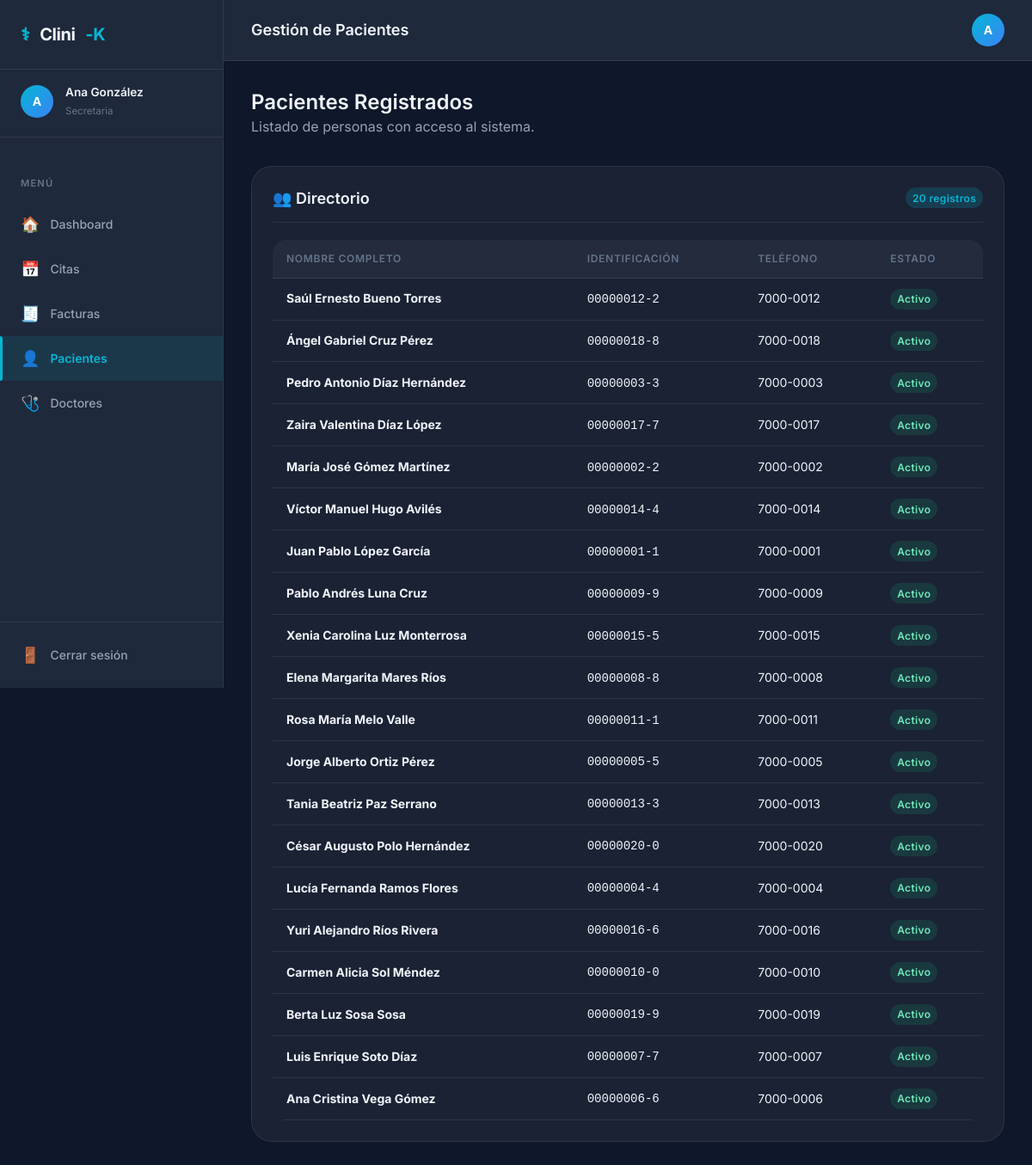
Before: /pacientes (signed in) with the older database file.
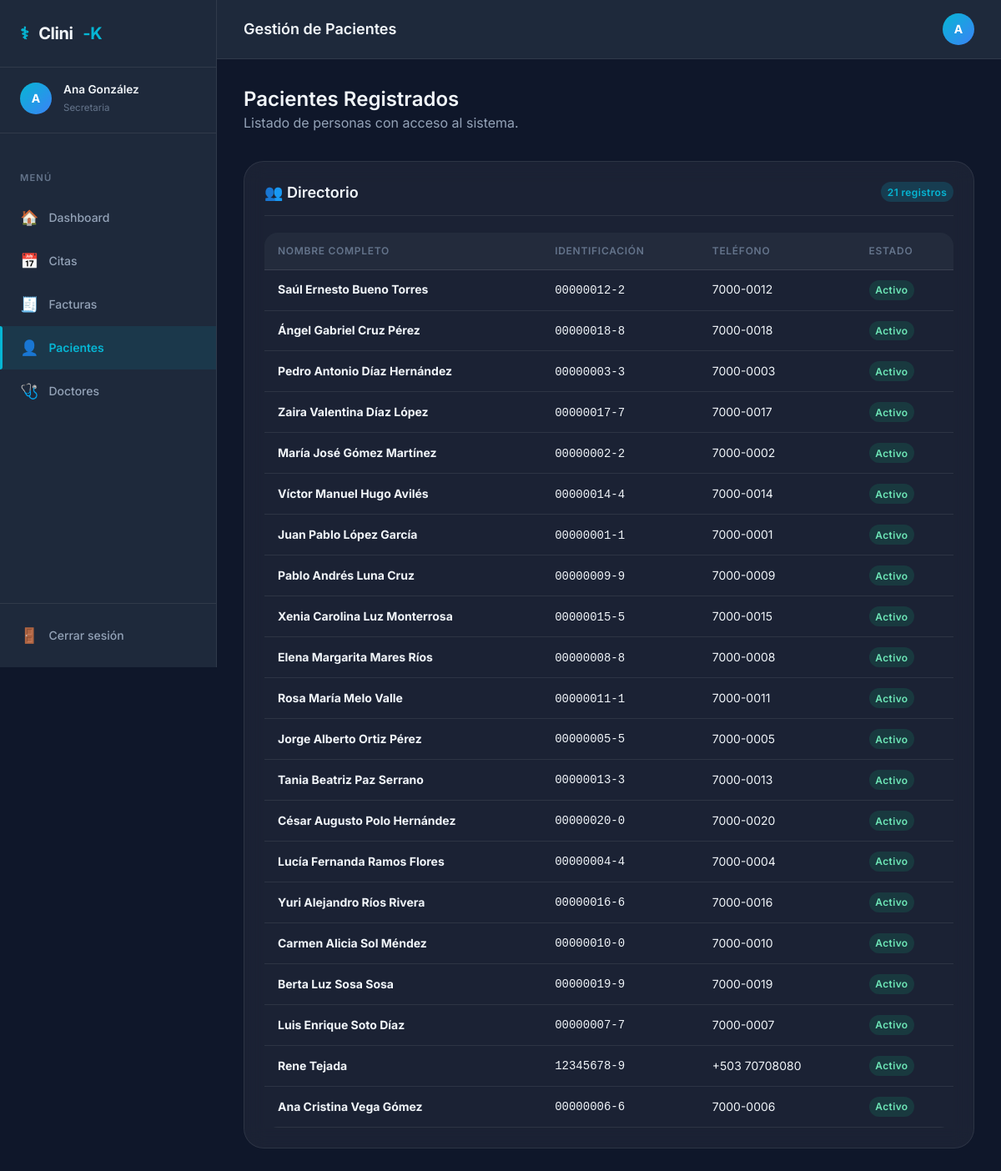
After: the same page with the newer database file.
### tables this page shows
CREATE TABLE `paciente` (
  `id_paciente` int(11) NOT NULL,
  `primer_nombre` varchar(50) NOT NULL,
  `segundo_nombre` varchar(50) DEFAULT NULL,
  `primer_apellido` varchar(50) NOT NULL,
  `segundo_apellido` varchar(50) DEFAULT NULL,
  `telefono` varchar(15) DEFAULT NULL,
  `fecha_nacimiento` date NOT NULL,
  `numeroIdentificacion` varchar(15) NOT NULL,
  `id_estado` int(11) DEFAULT 8,
  `fecha_creacion` timestamp NOT NULL DEFAULT current_timestamp()
);

CREATE TABLE `estado` (
  `id_estado` int(11) NOT NULL,
  `nombre` varchar(50) NOT NULL
);

### src/Controllers/Web/BaseController.php (called while the page is built, shortened)
<?php
abstract class BaseController
{
    protected function render(string $viewPath, array $data = []): void
    {
        extract($data, EXTR_SKIP);
        $fullPath = dirname(__DIR__, 3) . '/views/' . $viewPath . '.php';
        include $fullPath;
    }
}

### src/Controllers/Web/PacienteController.php (called while the page is built, shortened)
<?php
class PacienteController extends BaseController
{
    private DashboardRepository $dashRepo;
    public function __construct()
    {
        $this->dashRepo = new DashboardRepository();
    }
    public function lista(): void
    {
        $pacientes = $this->dashRepo->getAllPacientesActivos();
        $this->render('secretaria/pacientes', compact('pacientes', 'bp'));
    }
}

### src/Config/Database.php (called while the page is built, shortened)
<?php
class Database
{
    private static ?Database $instance = null;
    private PDO $pdo;
    private function __construct()
    {
        $dsn = sprintf(
            'mysql:host=%s;port=%s;dbname=%s;charset=%s',
            self::DB_HOST,
            self::DB_PORT,
            self::DB_NAME,
            self::DB_CHARSET
        );
        $options = [
            PDO::ATTR_ERRMODE            => PDO::ERRMODE_EXCEPTION,
            PDO::ATTR_DEFAULT_FETCH_MODE => PDO::FETCH_ASSOC,
            PDO::ATTR_EMULATE_PREPARES   => false,
            PDO::MYSQL_ATTR_INIT_COMMAND => "SET NAMES utf8mb4 COLLATE utf8mb4_unicode_ci",
        ];
        $this->pdo = new PDO($dsn, self::DB_USER, self::DB_PASS, $options);
    }
    public static function getInstance(): Database
    {
        if (self::$instance === null) {
            self::$instance = new self();
        }
        return self::$instance;
    }
    public function getConnection(): PDO
    {
        return $this->pdo;
    }
}

### src/Repositories/DashboardRepository.php (called while the page is built, shortened)
<?php
class DashboardRepository
{
    private PDO $db;
    public function __construct()
    {
        $this->db = Database::getInstance()->getConnection();
    }
    public function getAllPacientesActivos(): array
    {
        $sql = "SELECT p.id_paciente,
                       CONCAT(p.primer_nombre, ' ', COALESCE(p.segundo_nombre,''), ' ',
                              p.primer_apellido, ' ', COALESCE(p.segundo_apellido,'')) AS nombre_completo,
                       p.numeroIdentificacion,
                       p.telefono,
                       e.nombre AS estado
                FROM   paciente p
                INNER JOIN estado e ON p.id_estado = e.id_estado
                WHERE  p.id_estado = 8
                ORDER  BY p.primer_apellido ASC";
        $stmt = $this->db->prepare($sql);
        $stmt->execute();
        return $stmt->fetchAll(PDO::FETCH_ASSOC);
    }
}

### views/secretaria/pacientes.php (the view, shortened to what the changed rows need)
<?php
include __DIR__ . '/../layout/head.php';
?>
<header class="topbar">
    <h1 class="topbar-title">Gestión de Pacientes</h1>
    <div class="topbar-actions">
        <div class="user-avatar"><?= strtoupper(substr($_SESSION['nombre'] ?? 'S', 0, 1)) ?></div>
    </div>
</header>
<main class="page-content">
    <div class="page-header">
        <h2>Pacientes Registrados</h2>
        <p class="text-secondary">Listado de personas con acceso al sistema.</p>
    </div>
    <div class="card">
        <div class="card-header">
            <h3 class="card-title">👥 Directorio</h3>
            <span class="badge badge-primary"><?= count($pacientes) ?> registros</span>
        </div>
        <?php if (empty($pacientes)): ?>
            <div class="table-empty"><span>👥</span>No hay pacientes registrados.</div>
        <?php else: ?>
        <div class="table-wrapper">
            <table>
                <thead>
                    <tr>
                        <th>Nombre Completo</th>
                        <th>Identificación</th>
                        <th>Teléfono</th>
                        <th>Estado</th>
                    </tr>
                </thead>
                <tbody>
                    <?php foreach ($pacientes as $p): ?>
                    <tr>
                        <td><strong><?= htmlspecialchars($p['nombre_completo']) ?></strong></td>
                        <td><code><?= htmlspecialchars($p['numeroIdentificacion']) ?></code></td>
                        <td><?= htmlspecialchars($p['telefono'] ?? '—') ?></td>
                        <td><span class="badge estado-activo"><?= htmlspecialchars($p['estado']) ?></span></td>
                    </tr>
                    <?php endforeach; ?>
                </tbody>
            </table>
        </div>
        <?php endif; ?>
    </div>
</main>
<?php include __DIR__ . '/../layout/foot.php'; ?>

### views/layout/sidebar.php (shortened to what the changed rows need)
<?php
$rol    = $_SESSION['id_rol']     ?? 0;
$nombre = $_SESSION['nombre']     ?? 'Usuario';
$rolNom = $_SESSION['nombre_rol'] ?? '';
$bp     = defined('BASE_PATH') ? BASE_PATH : '';
$menus = [
    3 => [
        ['icon' => '🏠', 'label' => 'Dashboard',     'href' => '/dashboard/secretaria'],
        ['icon' => '📅', 'label' => 'Citas',          'href' => '/citas'],
        ['icon' => '🧾', 'label' => 'Facturas',       'href' => '/facturas'],
        ['icon' => '👤', 'label' => 'Pacientes',      'href' => '/pacientes'],
        ['icon' => '🩺', 'label' => 'Doctores',       'href' => '/doctores'],
    ],
    2 => [
        ['icon' => '🏠', 'label' => 'Dashboard',     'href' => '/dashboard/doctor'],
        ['icon' => '📅', 'label' => 'Mi Agenda',     'href' => '/citas'],
        ['icon' => '📋', 'label' => 'Historiales',   'href' => '/historial'],
    ],
    1 => [
        ['icon' => '🏠', 'label' => 'Dashboard',     'href' => '/dashboard/paciente'],
        ['icon' => '📅', 'label' => 'Mis Citas',     'href' => '/citas'],
        ['icon' => '📋', 'label' => 'Mi Historial',  'href' => '/historial'],
        ['icon' => '🧾', 'label' => 'Mis Facturas',  'href' => '/facturas'],
        ['icon' => '👤', 'label' => 'Mi Perfil',     'href' => '/paciente/perfil'],
    ],
    4 => [
        ['icon' => '🏠', 'label' => 'Panel Admin',    'href' => '/admin'],
        ['icon' => '➕', 'label' => 'Crear Usuario',  'href' => '/admin/crear-usuario'],
        ['icon' => '📅', 'label' => 'Supervisar Citas', 'href' => '/admin/citas'],
    ],
];
$currentMenu = $menus[$rol] ?? [];
$requestPath = parse_url($_SERVER['REQUEST_URI'], PHP_URL_PATH);
$currentPath = ($bp !== '' && str_starts_with($requestPath, $bp))
    ? substr($requestPath, strlen($bp))
    : $requestPath;
$currentPath = '/' . ltrim($currentPath, '/');
?>
<nav class="sidebar" aria-label="Menú principal de Clini-K">
    <div class="sidebar-brand">
        <span>⚕</span> Clini<span>-K</span>
    </div>
    <div class="sidebar-user">
        <div class="sidebar-avatar"><?= strtoupper(substr($nombre, 0, 1)) ?></div>
        <div class="sidebar-user-info">
            <div class="sidebar-user-name"><?= htmlspecialchars($nombre, ENT_QUOTES, 'UTF-8') ?></div>
            <div class="sidebar-user-role"><?= htmlspecialchars($rolNom, ENT_QUOTES, 'UTF-8') ?></div>
        </div>
    </div>
    <div class="sidebar-nav">
        <p class="nav-section-title">Menú</p>
        <?php
        $bestMatchLength = 0;
        $activeHref = '';
        foreach ($currentMenu as $item) {
            $href = $item['href'];
            if ($currentPath === $href || str_starts_with($currentPath, rtrim($href, '/') . '/')) {
                if (strlen($href) > $bestMatchLength) {
                    $bestMatchLength = strlen($href);
                    $activeHref = $href;
                }
            }
        }
        ?>
        <?php foreach ($currentMenu as $item): ?>
            <?php
            $isActive = ($item['href'] === $activeHref);
            $navId = 'nav-' . strtolower(str_replace(['/', ' '], '-', ltrim($item['href'], '/')));
            ?>
            <a href="<?= $bp . $item['href'] ?>"
               class="nav-link <?= $isActive ? 'active' : '' ?>"
               id="<?= htmlspecialchars($navId, ENT_QUOTES) ?>">
                <span class="nav-icon"><?= $item['icon'] ?></span>
                <?= htmlspecialchars($item['label'], ENT_QUOTES, 'UTF-8') ?>
            </a>
        <?php endforeach; ?>
    </div>
    <div class="sidebar-footer">
        <a href="<?= $bp ?>/logout" class="nav-link" id="nav-logout-btn">
            <span class="nav-icon">🚪</span> Cerrar sesión
        </a>
    </div>
</nav>

Changed rows visible on the page:
added paciente: nombre_completo "Rene Tejada", numeroIdentificacion "12345678-9", telefono "+503 70708080", id_estado.nombre "Activo"
Other visible differences:
count($pacientes): "20" → "21"
